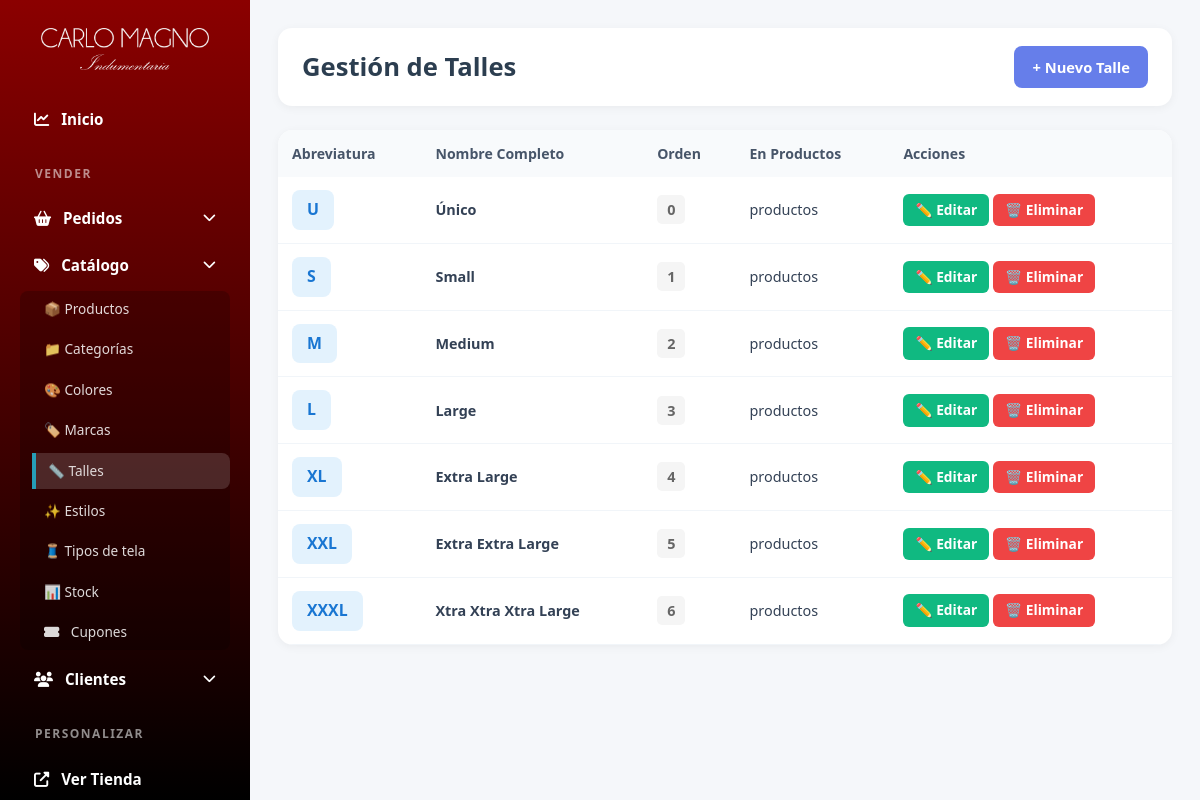
Screenshot of /panel/talles/ (signed in) with the database file from the repository.
### productos/models.py (models this page shows, shortened)
class Talle(models.Model):
    nombre = models.CharField(max_length=20, unique=True, verbose_name='Talle')
    abbreviation = models.CharField(
        max_length=10,
        verbose_name='Abreviatura',
        help_text='Ej: XS, S, M, L, XL'
    )
    order = models.PositiveIntegerField(default=0, verbose_name='Orden de visualización')
    esta_activo = models.BooleanField(default=True, verbose_name='Está activo')
    class Meta:
        verbose_name = 'Talle'
        verbose_name_plural = 'Talles'
        ordering = ['order', 'nombre']

### custom_admin/views.py (the view)
# urls.py: path('panel/talles/', admin_views.talles, name='talles'),
@login_required(login_url='login')
def talles(request):
    if not request.user.is_staff:
        return redirect('home')
    talles = Talle.objects.all()
    return render(request, 'custom_admin/talles.html', {'talles': talles})

### productos/context_processors.py (called while the page is built, shortened)
def cart_processor(request):
    carrito = None
    cantidad_total = 0
    if request.user.is_authenticated:
        try:
            carrito = Carrito.objects.get(usuario=request.user)
            cantidad_total = carrito.get_cantidad_total()
        except Carrito.DoesNotExist:
            pass
    return {
        'carrito': carrito,
        'carrito_cantidad': cantidad_total
    }

### productos/models.py (called while the page is built)
    def get_cantidad_total(self):
        return sum(item.cantidad for item in self.items.all())

### templates/custom_admin/talles.html (shortened to what this page needs)
{% extends 'custom_admin/base.html' %}
{% load static %}
{%block extra_css %}
<link rel="stylesheet" href="{% static 'css/talles.css' %}" />
{% endblock %}
{% block content %}
<div class="main-content">
	<div class="header">
		<h1>Gestión de Talles</h1>
		<a href="{% url 'agregar_talle' %}" class="btn btn-primary">+ Nuevo Talle</a>
	</div>
	{% if talles %}
	<div class="talles-table">
		<table>
			<thead>
				<tr>
					<th>Abreviatura</th>
					<th>Nombre Completo</th>
					<th>Orden</th>
					<th>En Productos</th>
					<th>Acciones</th>
				</tr>
			</thead>
			<tbody>
				{% for talle in talles %}
				<tr>
					<td>
						<span class="talle-badge">{{ talle.abbreviation }}</span>
					</td>
					<td><strong>{{ talle.nombre }}</strong></td>
					<td>
						<span class="order-badge">{{ talle.order }}</span>
					</td>
					<td>{{ talle.productos.count }} productos</td>
					<td>
						<a href="{% url 'editar_talle' talle.id %}" class="btn-edit">✏️ Editar</a>
						<a href="{% url 'eliminar_talle' talle.id %}" class="btn-delete">🗑️ Eliminar</a>
					</td>
				</tr>
				{% endfor %}
			</tbody>
		</table>
	</div>
	{% else %}
	<div class="empty-state">
		<h2>No hay talles registrados</h2>
	</div>
	{% endif %}
</div>
{% load static %}
{% endblock %}

### static/css/style_admin.css (style rules this page uses)
* { margin: 0; padding: 0; box-sizing: border-box; }
html, body { margin: 0; padding: 0; width: 100%; max-width: 100vw; overflow-x: hidden; }
body { font-family: "Segoe UI", Tahoma, Geneva, Verdana, sans-serif; background: #f5f7fa; color: #333; min-height: 100vh; }
.main-content { margin-left: 250px; padding: 28px; min-height: 100vh; max-width: 100%; }
.main-content .main-content { margin-left: 0 !important; padding: 0 !important; min-height: auto !important; }
.header { background: white; padding: 18px 24px; border-radius: 14px; box-shadow: 0 2px 10px rgba(0, 0, 0, 0.05); margin-bottom: 24px; display: flex; justify-content: space-between; align-items: center; flex-wrap: wrap; gap: 12px; }
.header h1 { color: #2c3e50; font-size: 1.6rem; font-weight: 700; margin: 0; }
.btn { padding: 10px 18px; border: none; border-radius: 8px; cursor: pointer; font-weight: 600; text-decoration: none; display: inline-flex; align-items: center; justify-content: center; gap: 6px; transition: all 0.2s ease; font-size: 0.92rem; }
.btn-primary { background: #667eea; color: white; }
.btn-edit { background: #10b981; color: white; padding: 6px 12px; border-radius: 6px; text-decoration: none; font-size: 0.86rem; font-weight: 600; display: inline-flex; align-items: center; gap: 4px; transition: background 0.2s; }
.btn-delete { background: #ef4444; color: white; padding: 6px 12px; border-radius: 6px; text-decoration: none; font-size: 0.86rem; font-weight: 600; display: inline-flex; align-items: center; gap: 4px; transition: background 0.2s; }
.table-responsive, .productos-table, .customers-table, .talles-table, .estilos-table, .stock-table { width: 100%; overflow-x: auto; -webkit-overflow-scrolling: touch; border-radius: 12px; }
table { width: 100%; border-collapse: collapse; }
th { background: #f8fafc; padding: 13px 14px; text-align: left; color: #475569; font-weight: 650; font-size: 0.88rem; white-space: nowrap; }
td { padding: 13px 14px; border-bottom: 1px solid #f1f5f9; font-size: 0.9rem; color: #334155; vertical-align: middle; }

### static/css/talles.css (style rules this page uses)
.talles-table, .estilos-table { background: white; border-radius: 15px; box-shadow: 0 2px 10px rgba(0, 0, 0, 0.05); overflow: hidden; }
.talle-badge, .estilo-badge, .tipo-badge { display: inline-block; background: #e3f2fd; color: #1976d2; padding: 8px 15px; border-radius: 8px; font-weight: 700; font-size: 1.1em; }
.order-badge { background: #f5f5f5; padding: 5px 10px; border-radius: 5px; font-weight: 600; color: #666; }

### rows the page displays
Talle: abbreviation "U", nombre "Único", order "0"
Talle: abbreviation "S", nombre "Small", order "1"
Talle: abbreviation "M", nombre "Medium", order "2"
Talle: abbreviation "L", nombre "Large", order "3"
Talle: abbreviation "XL", nombre "Extra Large", order "4"
Talle: abbreviation "XXL", nombre "Extra Extra Large", order "5"
Talle: abbreviation "XXXL", nombre "Xtra Xtra Xtra Large", order "6"
